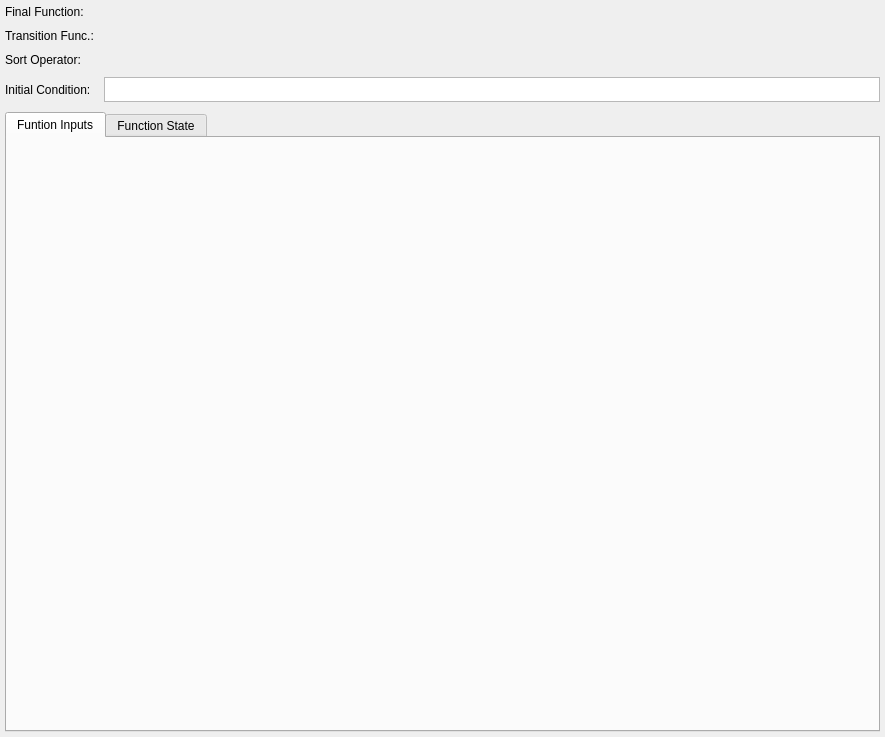
<?xml version="1.0" encoding="UTF-8"?>
<ui version="4.0">
 <class>AggregateWidget</class>
 <widget class="QWidget" name="AggregateWidget">
  <property name="geometry">
   <rect>
    <x>0</x>
    <y>0</y>
    <width>885</width>
    <height>737</height>
   </rect>
  </property>
  <property name="sizePolicy">
   <sizepolicy hsizetype="Expanding" vsizetype="Expanding">
    <horstretch>0</horstretch>
    <verstretch>0</verstretch>
   </sizepolicy>
  </property>
  <layout class="QGridLayout" name="funcaoagregacao_grid">
   <property name="leftMargin">
    <number>5</number>
   </property>
   <property name="topMargin">
    <number>5</number>
   </property>
   <property name="rightMargin">
    <number>5</number>
   </property>
   <property name="bottomMargin">
    <number>5</number>
   </property>
   <property name="spacing">
    <number>10</number>
   </property>
   <item row="0" column="0">
    <widget class="QLabel" name="final_func_lbl">
     <property name="text">
      <string>Final Function:</string>
     </property>
    </widget>
   </item>
   <item row="2" column="0">
    <widget class="QLabel" name="sort_op_lbl">
     <property name="text">
      <string>Sort Operator:</string>
     </property>
    </widget>
   </item>
   <item row="3" column="0">
    <widget class="QLabel" name="initial_cod_lbl">
     <property name="text">
      <string>Initial Condition:</string>
     </property>
    </widget>
   </item>
   <item row="4" column="0" colspan="2">
    <widget class="QTabWidget" name="state_input_types_twg">
     <property name="sizePolicy">
      <sizepolicy hsizetype="Preferred" vsizetype="Expanding">
       <horstretch>0</horstretch>
       <verstretch>0</verstretch>
      </sizepolicy>
     </property>
     <property name="minimumSize">
      <size>
       <width>0</width>
       <height>200</height>
      </size>
     </property>
     <property name="currentIndex">
      <number>0</number>
     </property>
     <widget class="QWidget" name="tab">
      <attribute name="title">
       <string>Funtion Inputs</string>
      </attribute>
     </widget>
     <widget class="QWidget" name="tab_2">
      <attribute name="title">
       <string>Function State</string>
      </attribute>
     </widget>
    </widget>
   </item>
   <item row="1" column="0">
    <widget class="QLabel" name="transition_func_lbl">
     <property name="text">
      <string>Transition Func.:</string>
     </property>
    </widget>
   </item>
   <item row="3" column="1">
    <widget class="QPlainTextEdit" name="initial_cond_txt">
     <property name="sizePolicy">
      <sizepolicy hsizetype="Expanding" vsizetype="Fixed">
       <horstretch>0</horstretch>
       <verstretch>0</verstretch>
      </sizepolicy>
     </property>
     <property name="maximumSize">
      <size>
       <width>16777215</width>
       <height>25</height>
      </size>
     </property>
     <property name="verticalScrollBarPolicy">
      <enum>Qt::ScrollBarAlwaysOff</enum>
     </property>
     <property name="horizontalScrollBarPolicy">
      <enum>Qt::ScrollBarAlwaysOff</enum>
     </property>
    </widget>
   </item>
  </layout>
 </widget>
 <resources/>
 <connections/>
</ui>
